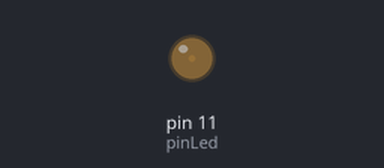
Bench run of a sketch on a simulated Arduino Uno, built with avr-gcc and run on an emulated ATmega328P. On the bench: output pins drawn as LEDs (lit = HIGH).

Above: at 0.05 s.
At 0.7 s:
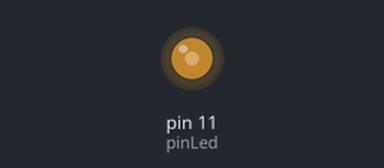
At 1.4 s:
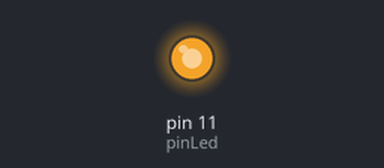
At 2.75 s:
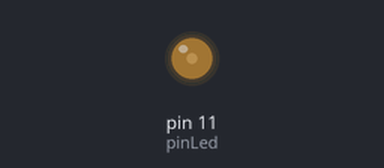
Timing chart, 0 to 7.0 s (numbered marks = the images above):
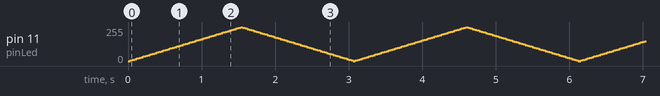

The sketch:

ff_3_brightnessLed.ino
```cpp
// Project 3 - Oscillating Brigthness
// Filipe Flop - from 'Kit Maker Arduino - Starter'

int pinLed = 11; // set out 11 as a led pin

void setup() {
  // set led pin as a output
  pinMode(pinLed, OUTPUT);
}

void loop() {
  brightness(5);
  offbrightness(5);
}

void brightness(int increment){
  // change the brightness through the loop for
  for(byte value = 0 ; value < 255; value +=increment){
    // Control led brightness
    analogWrite(pinLed, value);
    delay(30);
  }
}

void offbrightness(int decrement){
  // change the brightness throught the loop for
  for (byte value = 255; value > 0; value -= decrement){
    // control led brightness
    analogWrite(pinLed, value);
    delay(30);
  }
}
```
